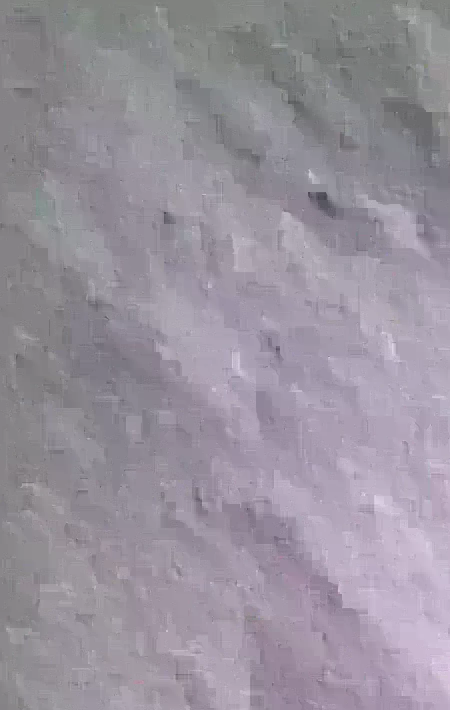
#> input picture dist/assets/stages/bg-14.webp, 900 x 1420 px, found by its file name (shown at 1/2 size)
$ python rectify_winter_bg_v157.py
#> lines starting #> are read from the running program, lines starting #| are printed output that depends on the picture
"""Rectify the ORIGINAL winter-stage bitmap (900x1420), never a screenshot.

The authored scene has converging rails and perspective floor slabs.  This is
an offline Pillow resampling pass: no runtime Canvas transform, no sprite/UI
changes, no additional network requests or frame-time work.
"""
from __future__ import annotations

import argparse
import base64
import io
from pathlib import Path

from PIL import Image, ImageChops, ImageStat

WIDTH, HEIGHT = 900, 1420
ROAD_LEFT, ROAD_RIGHT = 72, 828
SOURCE = Path("dist/assets/stages/bg-14.webp")
OUTPUT = Path("dist/assets/stages/bg-14-v157-orthographic.webp")


def source_y(target_y: float) -> float:
    # Near the upper rim the camera foreshortens the pavement. The vertical
    # mapping corrects tile spacing while keeping sky/architecture unchanged.
    if target_y <= 112:
        return target_y
    t = min(1, max(0, (target_y - 112) / (HEIGHT - 112)))
    return 112 + (HEIGHT - 112) * (.64 * t + .36 * t * t)


def original_left(source_row: float) -> float:
    # Measured from the existing stage image: top ice rail x~145, lower
    # rail x~20. Opposing rail mirrors around the 450px arena center.
    t = min(1, max(0, (source_row - 92) / (HEIGHT - 92)))
    return 149 - 130 * t


def anchors(target_y: float) -> tuple[float, float, float]:
    sy = source_y(target_y)
    raw_left = original_left(sy)
    # Buildings and snowy skyline are not part of the playfield. Introduce
    # the rectification smoothly above the first visible upper wall.
    blend = min(1, max(0, target_y / 84))
    blend = blend * blend * (3 - 2 * blend)
    left = ROAD_LEFT + (raw_left - ROAD_LEFT) * blend
    return sy, left, WIDTH - left


def resample(image: Image.Image) -> Image.Image:
    assert image.size == (WIDTH, HEIGHT), f"wrong source: {image.size}"
    img = image.convert("RGB")
    mesh = []
    # Local bilinear quadrilaterals prevent one global warp from distorting
    # the upper sky and preserve exact, parallel x=72/828 arena borders.
    for y0 in range(0, HEIGHT, 16):
        y1 = min(HEIGHT, y0 + 16)
        sy0, l0, r0 = anchors(y0)
        sy1, l1, r1 = anchors(y1)
        for x0, x1, sx0a, sx0b, sx1a, sx1b in (
            (0, ROAD_LEFT, 0, l0, 0, l1),
            (ROAD_LEFT, ROAD_RIGHT, l0, r0, l1, r1),
            (ROAD_RIGHT, WIDTH, r0, WIDTH, r1, WIDTH),
        ):
            mesh.append(
                (
                    (x0, y0, x1, y1),
                    (sx0a, sy0, sx1a, sy1, sx1b, sy1, sx0b, sy0),
                )
            )
    return img.transform(
        (WIDTH, HEIGHT),
        Image.Transform.MESH,
        mesh,
        resample=Image.Resampling.BICUBIC,
    )


def main() -> None:
    parser = argparse.ArgumentParser()
    parser.add_argument("--preview", action="store_true")
    parser.add_argument("--binary", action="store_true")
    parser.add_argument("--verify", action="store_true")
    args = parser.parse_args()
    with Image.open(SOURCE) as image:
#> image is the input picture: PIL image 900x1420 RGB; mean R, G, B 152.7, 146.2, 157.1
        image.load()
        corrected = resample(image)
#> in resample, `return img.transform( (WIDTH, HEIGHT), Image.Transform.MESH, mesh, res..`:
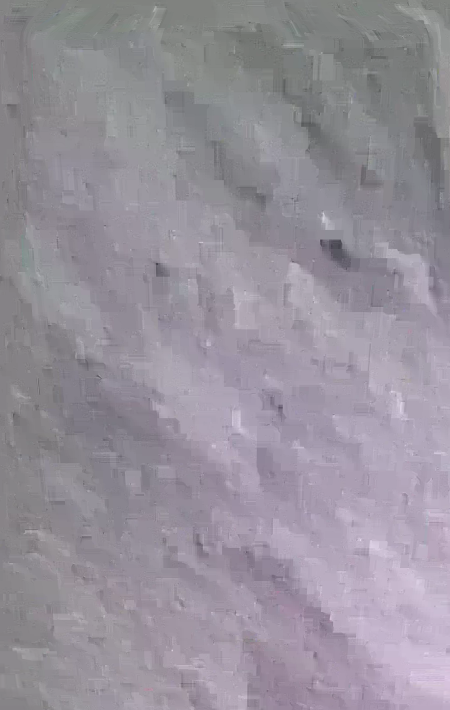
#> returned value: PIL image 900x1420 RGB (shown at 1/2 size); mean R, G, B 150.7, 145.1, 155.2
    if not args.verify:
        corrected.save(OUTPUT, "WEBP", quality=84, method=6)
    with Image.open(OUTPUT) as verify:
        assert verify.size == (WIDTH, HEIGHT)
        if args.verify:
            difference = ImageChops.difference(verify.convert("RGB"), corrected)
            mean_error = ImageStat.Stat(difference).mean
            assert max(mean_error) < 5.5, (
                f"committed bitmap does not match source-derived rectification: {mean_error}"
            )
    print(
        f"ZZ_V157_DONE original={SOURCE} output={OUTPUT} "
#> (the run stopped early here; a loop or call above may not have finished)

$ run again, with dist/assets/stages/bg-01.webp copied over dist/assets/stages/bg-14.webp
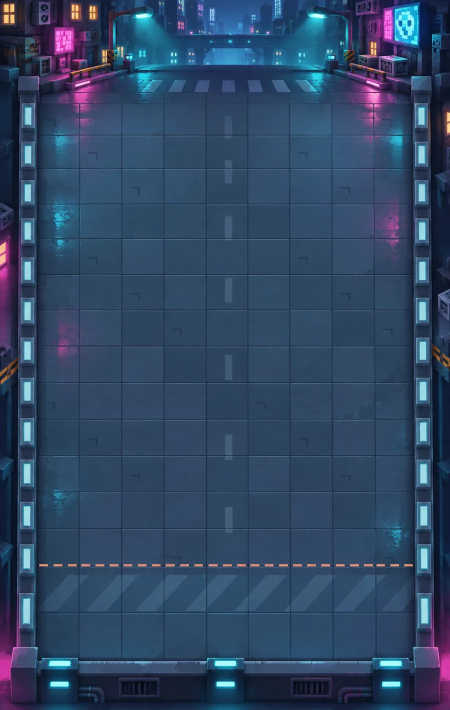
#> input picture dist/assets/stages/bg-01.webp, 900 x 1420 px, found by its file name (shown at 1/2 size)
#> in main, image is the input picture: PIL image 900x1420 RGB; mean R, G, B 48.6, 70.8, 100.1
#> in resample, `return img.transform( (WIDTH, HEIGHT), Image.Transform.MESH, mesh, res..`:
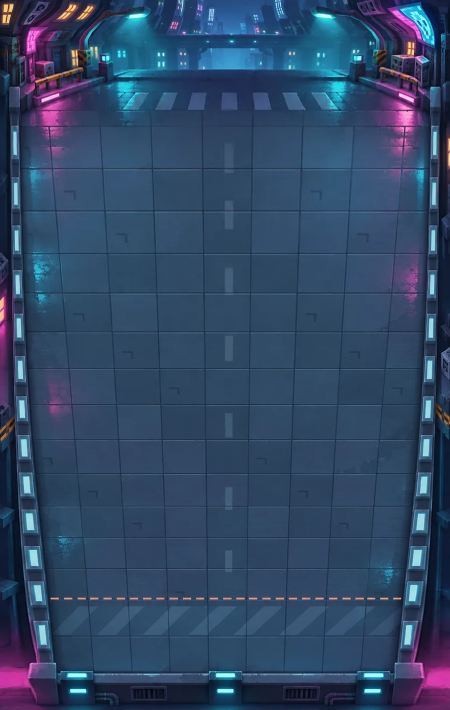
#> returned value: PIL image 900x1420 RGB (shown at 1/2 size); mean R, G, B 49.3, 71.4, 101.5

$ run again, with dist/assets/stages/bg-03.webp copied over dist/assets/stages/bg-14.webp
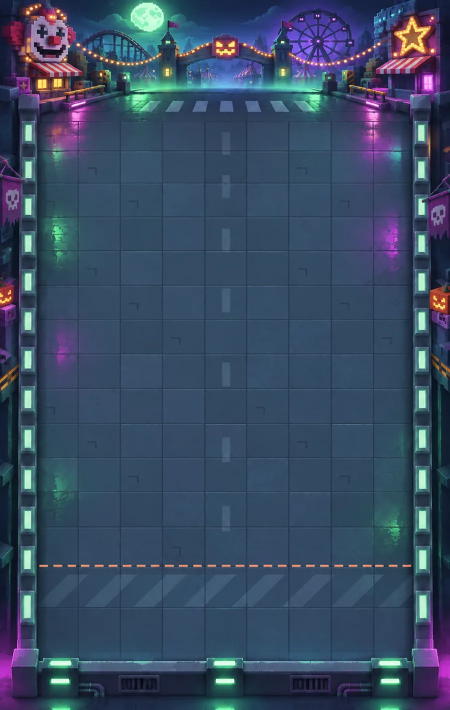
#> input picture dist/assets/stages/bg-03.webp, 900 x 1420 px, found by its file name (shown at 1/2 size)
#> in main, image is the input picture: PIL image 900x1420 RGB; mean R, G, B 56.9, 74.5, 98.7
#> in resample, `return img.transform( (WIDTH, HEIGHT), Image.Transform.MESH, mesh, res..`:
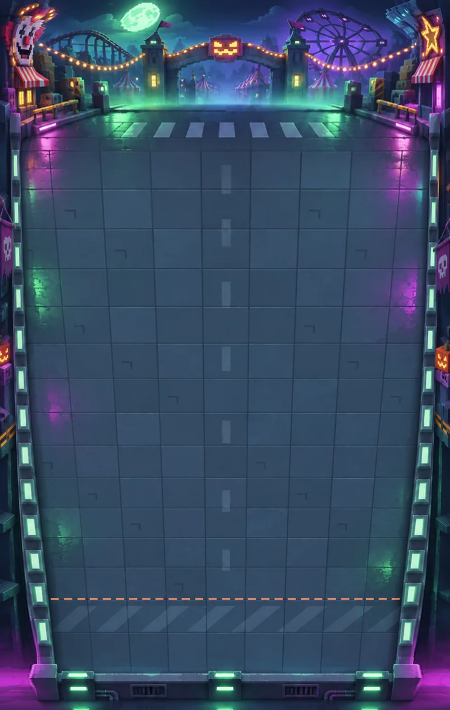
#> returned value: PIL image 900x1420 RGB (shown at 1/2 size); mean R, G, B 57.4, 75.1, 100.5
